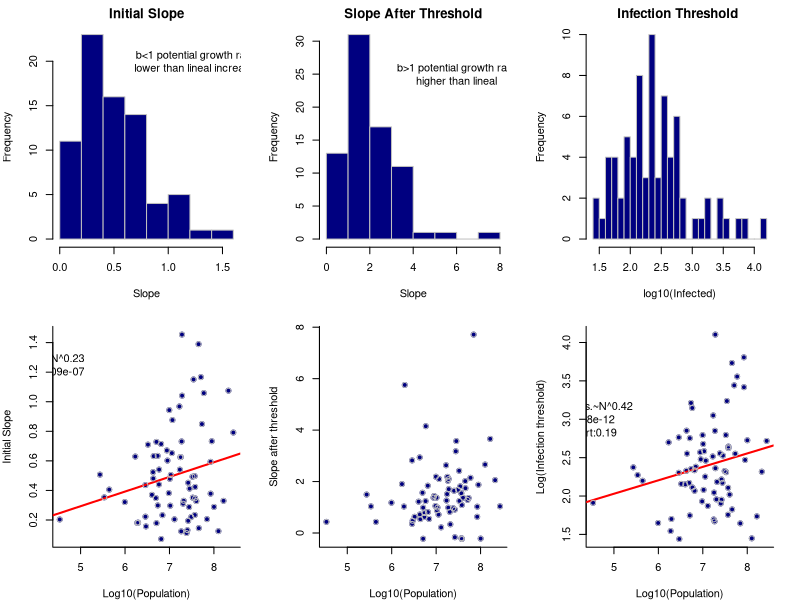
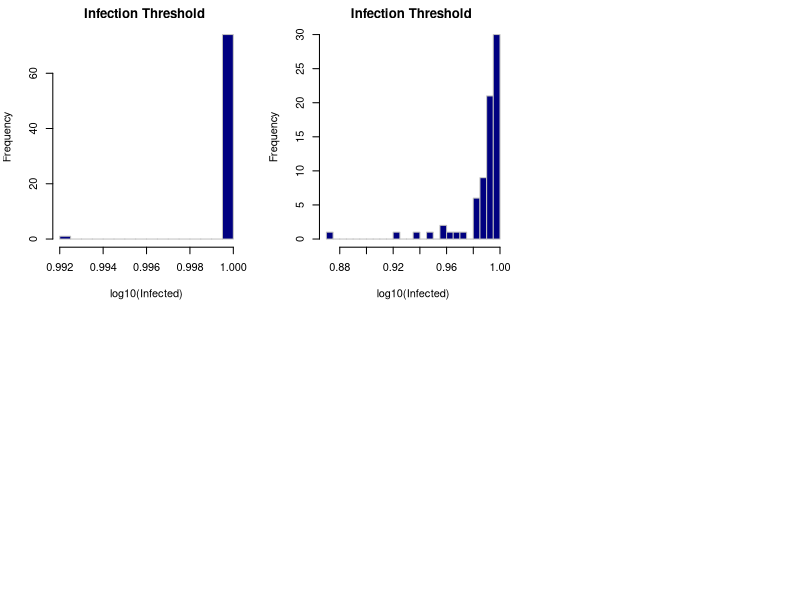

R code for these plots, in order:
library(segmented)


casos.world.264 <- read.delim("./casos.world.264.tab")

par(mfrow=c(5,15), mar=c(1,1,2,0.5 ))
paises<-function(casos.world.264){
  library("segmented")
  out<-NULL
  for (i in 1:nrow(casos.world.264)){
    ii<-which(casos.world.264[i,18:154]>=1)
    if(length(ii)>15){
      x<-as.numeric(casos.world.264[i,(ii[1]+17):154])
      X<-diff(x)
      id<-which(X==max(X))[1]
      #id<-which(x==max(x))[1]
      if(length(14:id)>15 & min(x[14:id])>20 & max(x)>100) {
        tt<-I(log10(1:length(x[14:id])))
        Infect<-log10(x[14:id])
        ff0<-lm(Infect~ tt)
        ff1<-segmented(obj = lm(Infect~ tt), seg.Z = ~tt, npsi = 1)
        aic<-AIC(ff0,ff1)[,2]
        wi<-exp(-0.5*(aic-min(aic)))/sum(exp(-0.5*(aic-min(aic))))
        N.pais<-casos.world.264[i,13]
        p.li<-coefficients(ff0)
        p.seg<-coefficients(ff1)
        fit<-summary(ff1)
       # if(length(which(tt<fit$psi[2]))>9 & 
      #     as.vector(p.seg)[2]<as.vector(p.seg)[3] &
      #     as.vector(p.seg)[2]<1.1 &
      #     length(which(tt>fit$psi[2]))>10 &
      #     as.vector(p.seg)[3]>1.1
      #  ){
      #  plot(Infect~tt ,bty="l", pch=19, col="navy", cex=.8, main=casos.world.264[i,9]) 
       # plot(ff1, add=T, col="red")
      #x  }
  #      bbreak<-which(x>fit$psi[2])[1]
        
        out<-rbind(out,c(i,N.pais, max(x),as.vector(p.seg)[-4],fit$psi[2],wi[2],fit$r.squared))
      }
    }      
  }
  colnames(out)<-c("Id", "Population", "I.max", "intercept", "initial.slope", "slope.after.thresh", "time.threshold","Weight.evid","R.sqrt")
  out      
}      
save.image()
###########
paises(casos.world.264)->b
head(b)
dim(b)
b<-cbind(b,10^(b[,4]+b[,5]*b[,7]))
#b[,10]<-10^(b[,4]+b[,5]*b[,7])
par(mfrow=c(2,3), mar=c(4,4,2,2))
hist(b[,5], col="navy", border = "gray", main="Initial Slope", xlab="Slope")
text(1.25, 20, "b<1 potential growth rate\nlower than lineal increase")

hist((b[,6]+b[,5]), col="navy", border = "gray", main="Slope After Threshold", xlab="Slope")
text(6, 25, "b>1 potential growth rate\nhigher than lineal")

hist(log10(b[,10]), col="navy", border = "gray", main="Infection Threshold ", xlab="log10(Infected)", breaks=20)

#hist((b[,10]/b[,2]*100), col="navy",
#     border = "gray", main="Infection Number ",
#     xlab="log10(Infected)", breaks=100, xlim=c(0,.5))

plot(b[,5]~ log10(b[,2]), bty="l", pch=19, col="navy", xlab="Log10(Population)", ylab="Initial Slope")
abline(lm(b[,5]~ log10(b[,2])), col="red", lwd=2)
summary(lm(b[,5]~ log10(b[,2])), col="red", lwd=2)
text(4.5,1.25,"b0~N^0.23\np:1.09e-07")
points(b[,5]~ log10(b[,2]),  col="gray")

plot(b[,6]~ log10(b[,2]), bty="l", pch=19, col="navy", xlab="Log10(Population)", ylab="Slope after threshold")
#abline(lm(b[,6]~ log10(b[,2])), col="red", lwd=2)
summary(lm(b[,6]~ log10(b[,2])), col="red", lwd=2)
#text(4.5,1.25,"b0~N^0.23\np:1.09e-07")
points(b[,6]~ log10(b[,2]),  col="gray")

plot(log10(b[,10])~ log10(b[,2]), bty="l", pch=19, col="navy", xlab="Log10(Population)", ylab="Log(Infection threshold)")
abline(lm(log10(b[,10])~ log10(b[,2])), col="red", lwd=2)
summary(lm(log10(b[,10])~ log10(b[,2])), col="red", lwd=2)
text(4.5,3,"Inf.thres.~N^0.42\np:7.8e-12\nr-sqrt:0.19")
points(log10(b[,10])~ log10(b[,2]),  col="gray")

####

#################
#paises

colnames(b)
hist((b[,8]), col="navy", border = "gray", main="Infection Threshold ", xlab="log10(Infected)", breaks=20)
hist((b[,9]), col="navy", border = "gray", main="Infection Threshold ", xlab="log10(Infected)", breaks=20)
